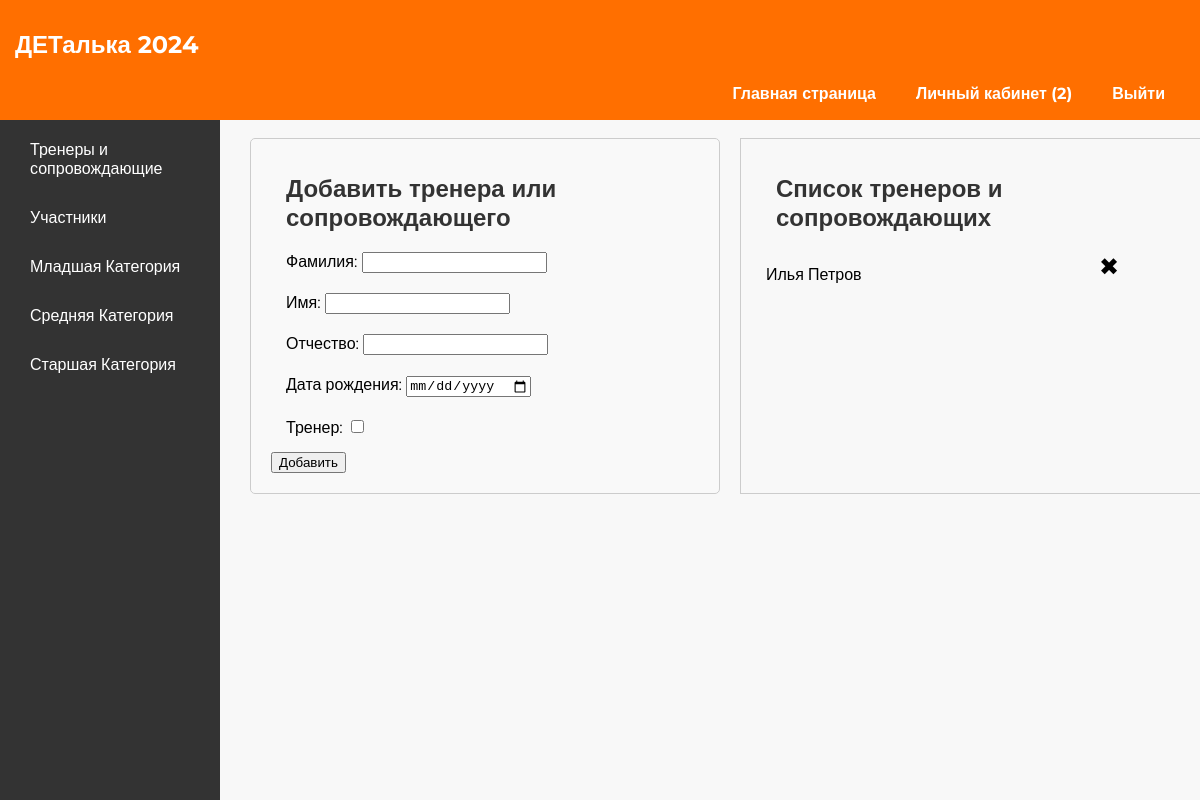
The page /dashboard/t/ (signed in) on the database as committed earlier.
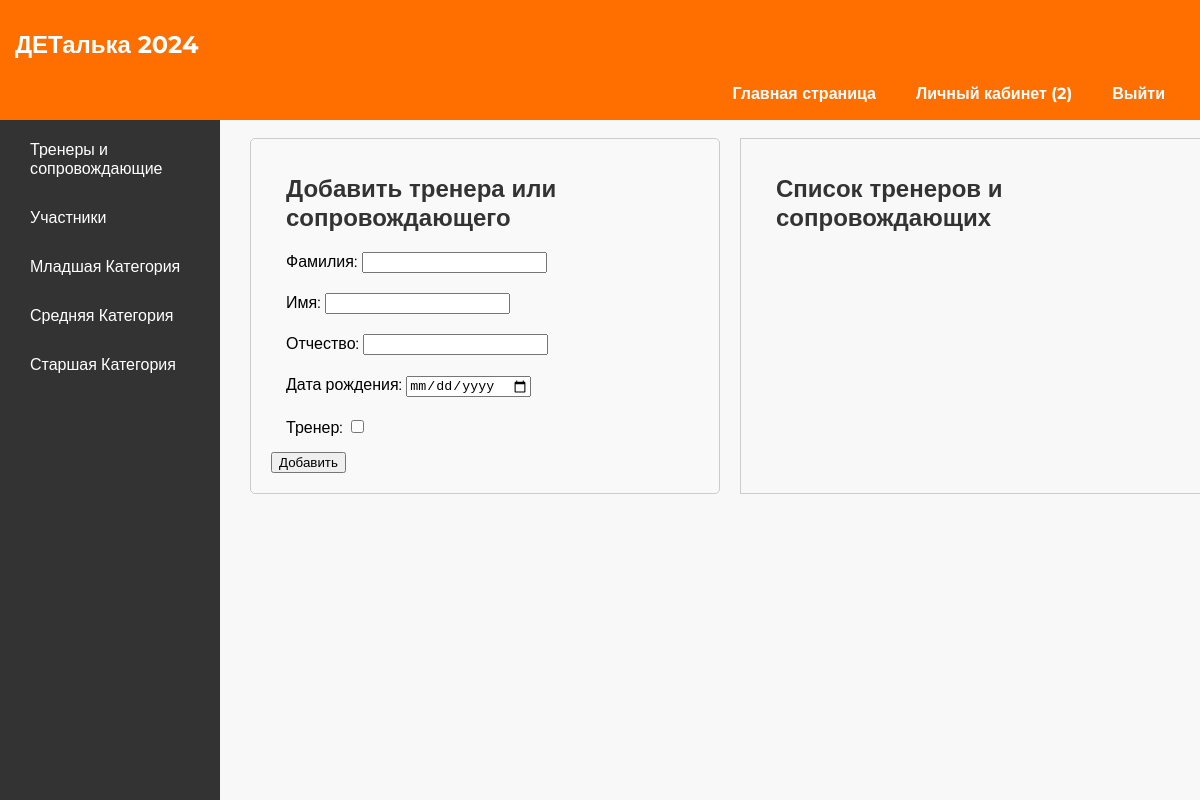
The same page on the database as committed later.
### accounts/models.py (models this page shows, shortened)
class Teacher(models.Model):
    institution = models.ForeignKey(Institution, on_delete=models.CASCADE, null=True, blank=True)
    last_name = models.CharField(max_length=100, default="")
    name = models.CharField(max_length=100, default="")
    patronymic = models.CharField(max_length=100, default="")
    date_of_birth = models.DateField()
    status = models.BooleanField(default=False)

### accounts/views.py (the view)
# urls.py: path('dashboard/t/', views.teachers, name='teachers'),
def teachers(request):
    teachers = Teacher.objects.filter(institution=request.user)
    if request.method == 'POST':
        form = TeacherForm(request.POST)
        if form.is_valid():
            form.save(commit=True, user=request.user)
            return redirect('teachers')
    else:
        form = TeacherForm()
    return render(request, 'dashboard/teachers.html', {'form': form, 'teachers': teachers})

### accounts/forms.py (shortened to what this page needs)
class TeacherForm(forms.ModelForm):
    class Meta:
        model = Teacher
        fields = ['last_name', 'name', 'patronymic', 'date_of_birth', 'status']
        labels = {
            'last_name': 'Фамилия',
            'name': 'Имя',
            'patronymic': 'Отчество',
            'date_of_birth': 'Дата рождения',
            'status': 'Тренер'
        }
        widgets = {
            'date_of_birth': DateInput(attrs={'type': 'date'}),
            'last_name': NameInput(),
            'name': NameInput(),
            'patronymic': NameInput(),
        }

### accounts/forms.py (called while the page is built)
    def render(self, name, value, attrs=None, renderer=None):
        rendered = super().render(name, value, attrs, renderer)
        return rendered + """
        <script>
            $(document).ready(function() {
                $("#id_%s").on('input', function() {
                    var words = this.value.split(' ');
                    for (var i = 0; i < words.length; i++) {
                        words[i] = words[i].charAt(0).toUpperCase() + words[i].slice(1).toLowerCase();
                    }
                    this.value = words.join(' ');
                });
            });
        </script>
        """ % name

### templates/dashboard/teachers.html (shortened to what this page needs)
{% extends 'dashboard/dashboard.html' %}
{% block embedded_page_content %}
    <div class="grid-container">
        <div class="form-container">
            <h2>Добавить тренера или сопровождающего</h2>
            <form method="post">
                {{ form.as_p }}
                <button type="submit">Добавить</button>
            </form>
        </div>
        <div class="list-container">
            <h2>Список тренеров и сопровождающих</h2>
            {% for teacher in teachers %}
                <table class="invisible-table">
                    <tr>
                        <td>{{ teacher.name }} {{ teacher.last_name }}</td>
                        <td>
                            <form id="deleteForm{{ teacher.id }}" method="post"
                                  action="{% url 'delete_teacher' teacher.id %}">
                                <div class="delete-button" onclick="submitForm('deleteForm{{ teacher.id }}')">&#10006;
                                </div>
                            </form>
                        </td>
                    </tr>
                </table>
            {% endfor %}
        </div>
    </div>
{% endblock %}

Rows that differ between the two databases and show on the page:
removed Teacher: name "Илья", last_name "Петров"
